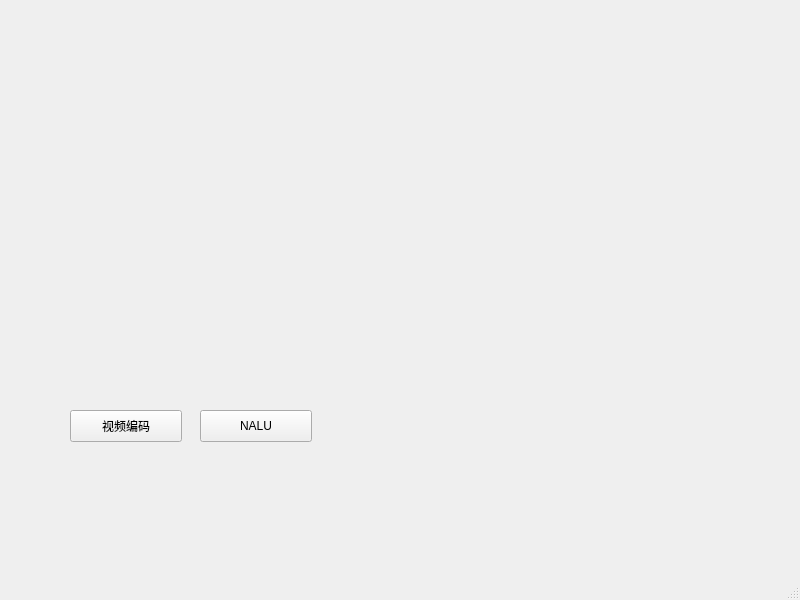
<?xml version="1.0" encoding="UTF-8"?>
<ui version="4.0">
 <class>MainWindow</class>
 <widget class="QMainWindow" name="MainWindow">
  <property name="geometry">
   <rect>
    <x>0</x>
    <y>0</y>
    <width>800</width>
    <height>600</height>
   </rect>
  </property>
  <property name="windowTitle">
   <string>MainWindow</string>
  </property>
  <widget class="QWidget" name="centralwidget">
   <widget class="QPushButton" name="audioButton">
    <property name="geometry">
     <rect>
      <x>70</x>
      <y>410</y>
      <width>112</width>
      <height>32</height>
     </rect>
    </property>
    <property name="text">
     <string>视频编码</string>
    </property>
   </widget>
      <widget class="QPushButton" name="naluButton">
      <property name="geometry">
      <rect>
      <x>200</x>
      <y>410</y>
      <width>112</width>
      <height>32</height>
      </rect>
      </property>
      <property name="text">
      <string>NALU</string>
      </property>
      </widget>
  </widget>
  <widget class="QMenuBar" name="menubar">
   <property name="geometry">
    <rect>
     <x>0</x>
     <y>0</y>
     <width>800</width>
     <height>22</height>
    </rect>
   </property>
  </widget>
  <widget class="QStatusBar" name="statusbar"/>
 </widget>
 <resources/>
 <connections/>
</ui>
